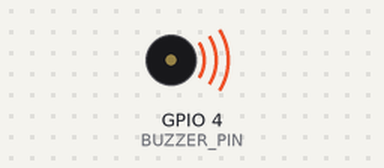
This program was run on a simulated Raspberry Pi (BCM pin numbers). Parts: buzzer (waves = sounding). At 14.5 s the program stops and its outputs stay as they are.

Above: at 0.1 s.
At 14.6 s:
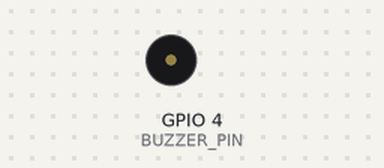
Timing chart, 0 to 16.0 s (numbered marks = the images above):
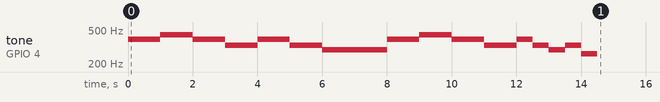

The program:

piezo_buzzer2.py
```python
import RPi.GPIO as GPIO
import time

BUZZER_PIN = 4
GPIO.setmode(GPIO.BCM)
GPIO.setup(BUZZER_PIN, GPIO.OUT)

# 주파수: 도(262Hz)
pwm = GPIO.PWM(BUZZER_PIN, 262)
pwm.start(50) # duty cycle

melody = [262, 294, 330, 349, 392, 440, 494, 523]
num = [4,4,5,5,4,4,2,-1,4,4,2,2,1,-1,-1,-1,4,4,5,5,4,4,2,-1,4,2,1,2,0]
try:
    for i in num:
        if i != -1:
            pwm.ChangeFrequency(melody[i])
            time.sleep(0.5)
        if i==-1:
            time.sleep(0.5)


finally:
  pwm.stop()
  GPIO.cleanup()
```

Measured:
- by itself, tone on GPIO 4 (BUZZER_PIN): plays 392 Hz for 1.0 s, 440 Hz for 1.0 s, 392 Hz for 1.0 s, 330 Hz for 1.0 s, 392 Hz for 1.0 s, 330 Hz for 1.0 s … (16 notes in this stretch)
